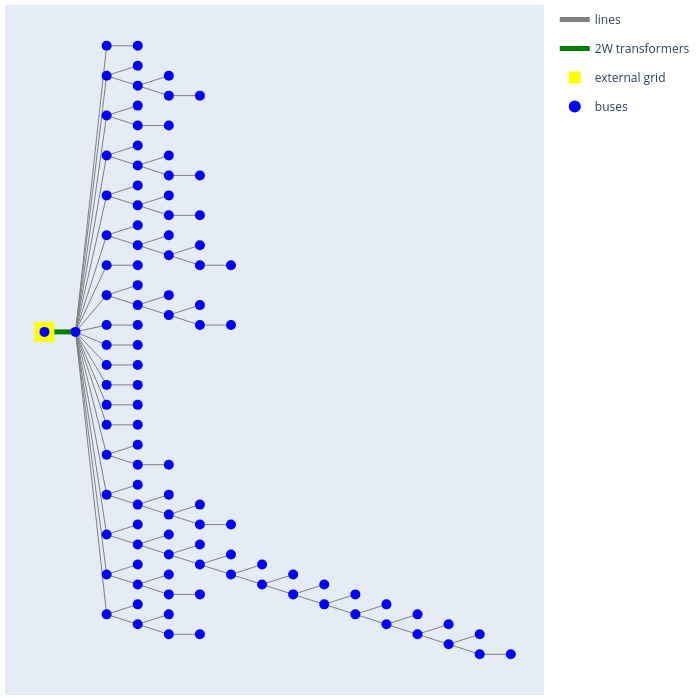

Source (notebook cell):
### Code cell
plot_with_generic_coordinates(plz=plz, kcid=kcid, bcid=bcid)
